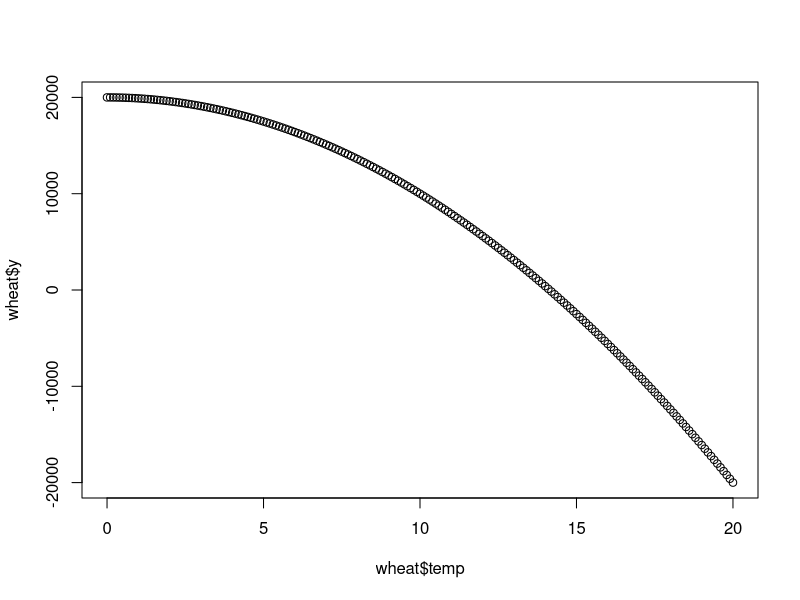
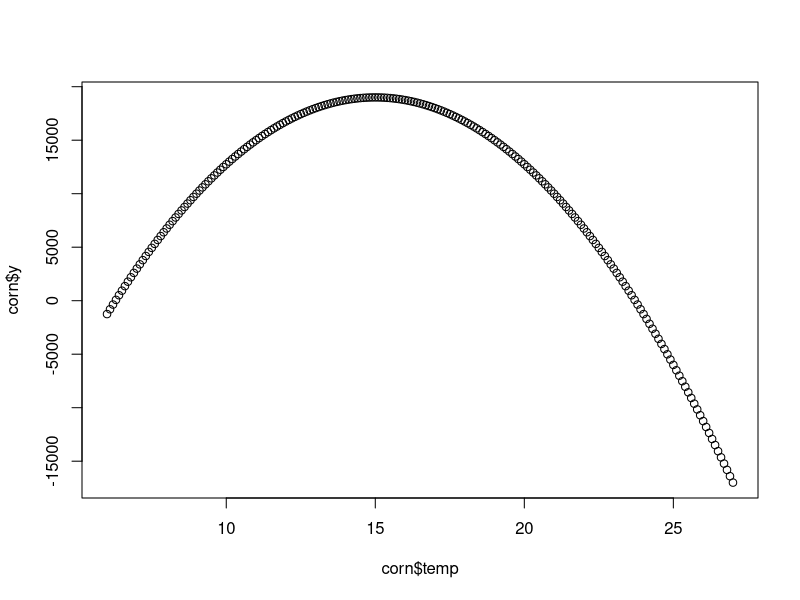
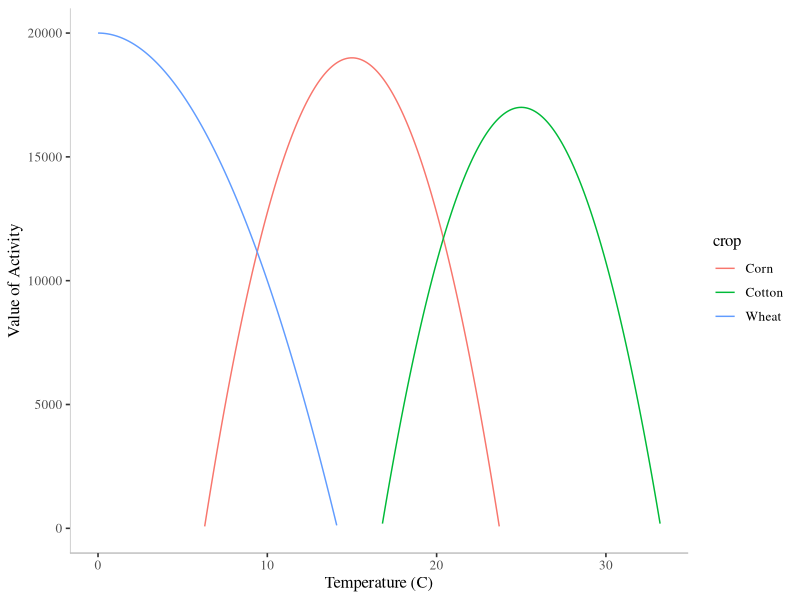

Here is the R script that generated these plots, in order: (Note: this script raises an error after producing the figures.)
library(ggplot2)
library(tidyverse)
library(ggthemes)

# download.file("https://spideroak.com/share/NJXWQ3TXN5XWI2LMNQ/crop-choice-data/run/media/john/1TB/SpiderOak/Projects/crop-choice-and-adaptation/data/full_ag_data.rds",
             # destfile = "/Users/john/full_ag_data.rds", method = "auto")
# dat <- readRDS("/Users/john/full_ag_data.rds")
# 
# plot(density(dat$tavg, weights = dat$wheat_mrev))
# plot(density(dat$tavg, weights = dat$corn_mrev))
# plot(density(dat$dday30, weights = dat$cotton_mrev))

# Mendelsohn Plot
x <- seq(0, 20, 0.1)
wheat <- data.frame(y = -100*(x)^2 + 20000, temp = seq(0, 20, 0.1), crop = "Wheat")
plot(wheat$temp, wheat$y)

x <- seq(6, 27, 0.1)
corn <- data.frame(y = -250*(x - 15)^2 + 19000, temp = seq(6, 27, 0.1), crop = "Corn")
plot(corn$temp, corn$y)

x <- seq(15, 35, 0.1)
cotton <- data.frame(y = -250*(x - 25)^2 + 17000, temp = seq(15, 35, 0.1), crop = "Cotton")

dat <- rbind(wheat, corn, cotton)
dat <- filter(dat, y > 0)

ggplot(dat, aes(temp, y, color = crop)) + geom_line() + ylim(0, 20000) +
  theme_tufte(base_size = 12) +
  ylab("Value of Activity") +
  xlab("Temperature (C)") +
  annotate("segment", x=-Inf, xend=Inf, y=-Inf, yend=-Inf, color = "grey") +
  annotate("segment", x=-Inf, xend=-Inf, y=-Inf, yend=Inf, color = "grey") 

# Estimate production fn's
wheat_fn <- function(x) return(-100*(x)^2 + 20000)
corn_fn <- function(x) return(-250*(x - 15)^2 + 19000)
cotton_fn <- function(x) return(-250*(x - 25)^2 + 17000)

# Derivate
wheat_dt <- function(x) return(-200*x)
corn_dt <- function(x) return(-500*(x - 15))
cotton_dt <- function(x) return(-500*(x - 25))

# Calculate Negative Adaptation
wheat_outdat <- data.frame()
# Wheat adaptation calculation
for (i in seq(0, 35, 0.10)){
  delta_t <- wheat_fn(i + 1) - wheat_fn(i) 
  dydt_1c <- wheat_fn(i + 1)
  dydt_2c <- wheat_fn(i + 2)
  dydt_3c <- wheat_fn(i + 3)
  dydt_4c <- wheat_fn(i + 4)
  dydt_5c <- wheat_fn(i + 5)
  approx1c <- wheat_fn(i) + wheat_dt(i)
  approx2c <- wheat_fn(i) + wheat_dt(i)*2
  approx3c <- wheat_fn(i) + wheat_dt(i)*3
  approx4c <- wheat_fn(i) + wheat_dt(i)*4
  approx5c <- wheat_fn(i) + wheat_dt(i)*5
  adaptation <- dydt - approx
  indat <- data.frame(crop = "wheat", 
                       temp = i,
                       y = wheat_fn(i),
                       delta_t = delta_t,
                       dydt = dydt,
                       dydt_1c = dydt_1c,
                       dydt_2c = dydt_2c,
                       dydt_3c = dydt_3c,
                       dydt_4c = dydt_4c,
                       dydt_5c = dydt_5c,
                       approx1c = approx1c,
                       approx2c = approx2c,
                       approx3c = approx3c,
                       approx4c = approx4c,
                       approx5c = approx5c,
                       adaptation = adaptation)
  wheat_outdat <- rbind(wheat_outdat, indat)
}
wheat_outdat


corn_outdat <- data.frame()
# Corn adaptation calculation
for (i in seq(0, 35, 0.10)){
  delta_t <- corn_fn(i + 1) - corn_fn(i) 
  dydt_1c <- corn_fn(i + 1)
  dydt_2c <- corn_fn(i + 2)
  dydt_3c <- corn_fn(i + 3)
  dydt_4c <- corn_fn(i + 4)
  dydt_5c <- corn_fn(i + 5)
  approx1c <- corn_fn(i) + corn_dt(i)
  approx2c <- corn_fn(i) + corn_dt(i)*2
  approx3c <- corn_fn(i) + corn_dt(i)*3
  approx4c <- corn_fn(i) + corn_dt(i)*4
  approx5c <- corn_fn(i) + corn_dt(i)*5
  adaptation <- dydt - approx
  indat <- data.frame(crop = "corn", 
                       temp = i,
                       y = corn_fn(i),
                       delta_t = delta_t,
                       dydt = dydt,
                       dydt_1c = dydt_1c,
                       dydt_2c = dydt_2c,
                       dydt_3c = dydt_3c,
                       dydt_4c = dydt_4c,
                       dydt_5c = dydt_5c,
                       approx1c = approx1c,
                       approx2c = approx2c,
                       approx3c = approx3c,
                       approx4c = approx4c,
                       approx5c = approx5c,
                       adaptation = adaptation)
  corn_outdat <- rbind(corn_outdat, indat)
}
corn_outdat

cotton_outdat <- data.frame()
# Cotton adaptation calculation
for (i in seq(0, 35, 0.10)){
  delta_t <- cotton_fn(i + 1) - cotton_fn(i) 
  dydt_1c <- cotton_fn(i + 1)
  dydt_2c <- cotton_fn(i + 2)
  dydt_3c <- cotton_fn(i + 3)
  dydt_4c <- cotton_fn(i + 4)
  dydt_5c <- cotton_fn(i + 5)
  approx1c <- cotton_fn(i) + cotton_dt(i)
  approx2c <- cotton_fn(i) + cotton_dt(i)*2
  approx3c <- cotton_fn(i) + cotton_dt(i)*3
  approx4c <- cotton_fn(i) + cotton_dt(i)*4
  approx5c <- cotton_fn(i) + cotton_dt(i)*5
  adaptation <- dydt - approx
  indat <- data.frame(crop = "cotton", 
                       temp = i,
                       y = cotton_fn(i),
                       delta_t = delta_t,
                       dydt = dydt,
                       dydt_1c = dydt_1c,
                       dydt_2c = dydt_2c,
                       dydt_3c = dydt_3c,
                       dydt_4c = dydt_4c,
                       dydt_5c = dydt_5c,
                       approx1c = approx1c,
                       approx2c = approx2c,
                       approx3c = approx3c,
                       approx4c = approx4c,
                       approx5c = approx5c,
                       adaptation = adaptation)
  cotton_outdat <- rbind(cotton_outdat, indat)
}
cotton_outdat

# Calculate Positive Adaptation
pwheat <- data.frame(temp = wheat_outdat$temp,
                    wheat_y = wheat_outdat$y,
                    wheat_dydt_1c = wheat_outdat$dydt_1c,
                    wheat_dydt_2c = wheat_outdat$dydt_2c,
                    wheat_dydt_3c = wheat_outdat$dydt_3c,
                    wheat_dydt_4c = wheat_outdat$dydt_4c,
                    wheat_dydt_5c = wheat_outdat$dydt_5c,
                    wheat_approx1c = wheat_outdat$approx1c,
                    wheat_approx2c = wheat_outdat$approx2c,
                    wheat_approx3c = wheat_outdat$approx3c,
                    wheat_approx4c = wheat_outdat$approx4c,
                    wheat_approx5c = wheat_outdat$approx5c)

pcorn <- data.frame(temp = corn_outdat$temp,
                     corn_y = corn_outdat$y,
                    corn_dydt_1c = corn_outdat$dydt_1c,
                    corn_dydt_2c = corn_outdat$dydt_2c,
                    corn_dydt_3c = corn_outdat$dydt_3c,
                    corn_dydt_4c = corn_outdat$dydt_4c,
                    corn_dydt_5c = corn_outdat$dydt_5c,
                    corn_approx1c = corn_outdat$approx1c,
                    corn_approx2c = corn_outdat$approx2c,
                    corn_approx3c = corn_outdat$approx3c,
                    corn_approx4c = corn_outdat$approx4c,
                    corn_approx5c = corn_outdat$approx5c)

pcotton <- data.frame(temp = cotton_outdat$temp,
                     cotton_y = cotton_outdat$y,
                    cotton_dydt_1c = cotton_outdat$dydt_1c,
                    cotton_dydt_2c = cotton_outdat$dydt_2c,
                    cotton_dydt_3c = cotton_outdat$dydt_3c,
                    cotton_dydt_4c = cotton_outdat$dydt_4c,
                    cotton_dydt_5c = cotton_outdat$dydt_5c,
                    cotton_approx1c = cotton_outdat$approx1c,
                    cotton_approx2c = cotton_outdat$approx2c,
                    cotton_approx3c = cotton_outdat$approx3c,
                    cotton_approx4c = cotton_outdat$approx4c,
                    cotton_approx5c = cotton_outdat$approx5c)

pdat <- data.frame(temp = seq(0, 35, 0.10))
pdat <- left_join(pdat, pwheat, by = "temp")
pdat <- left_join(pdat, pcorn, by = "temp")
pdat <- left_join(pdat, pcotton, by = "temp")

# With adaptation
pdat1 <- filter(pdat, temp < 8.4)
pdat2 <- filter(pdat, temp > 8.4 & temp < 19.2)
pdat3 <- filter(pdat, temp > 19.2)

base_adaptation <- (sum(pdat1$wheat_y) + sum(pdat2$corn_y) + sum(pdat3$cotton_y))
adaptation_1c <- (sum(pdat1$wheat_dydt_1c) + sum(pdat2$corn_dydt_1c) + sum(pdat3$cotton_dydt_1c))
adaptation_2c <- (sum(pdat1$wheat_dydt_2c) + sum(pdat2$corn_dydt_2c) + sum(pdat3$cotton_dydt_2c))
adaptation_3c <- (sum(pdat1$wheat_dydt_3c) + sum(pdat2$corn_dydt_3c) + sum(pdat3$cotton_dydt_3c))
adaptation_4c <- (sum(pdat1$wheat_dydt_4c) + sum(pdat2$corn_dydt_4c) + sum(pdat3$cotton_dydt_4c))
adaptation_5c <- (sum(pdat1$wheat_dydt_5c) + sum(pdat2$corn_dydt_5c) + sum(pdat3$cotton_dydt_5c))

approx_adaptation_1C <- (sum(pdat1$wheat_approx1c) + sum(pdat2$corn_approx1c) + sum(pdat3$cotton_approx1c))
approx_adaptation_2C <- (sum(pdat1$wheat_approx2c) + sum(pdat2$corn_approx2c) + sum(pdat3$cotton_approx2c))
approx_adaptation_3C <- (sum(pdat1$wheat_approx3c) + sum(pdat2$corn_approx3c) + sum(pdat3$cotton_approx3c))
approx_adaptation_4C <- (sum(pdat1$wheat_approx4c) + sum(pdat2$corn_approx4c) + sum(pdat3$cotton_approx4c))
approx_adaptation_5C <- (sum(pdat1$wheat_approx5c) + sum(pdat2$corn_approx5c) + sum(pdat3$cotton_approx5c))

# Without adaptation
pdat11 <- filter(pdat, wheat_y > 0)
pdat22 <- filter(pdat, corn_y > 0)
pdat33 <- filter(pdat, cotton_y > 0)

base_wo_adaptation <- sum(pdat11$wheat_y) + sum(pdat22$corn_y) + sum(pdat33$cotton_y)
wo_adaptation_1c <- (sum(pdat11[which(pdat11$wheat_dydt_1c > 0), "wheat_dydt_1c"]) + sum(pdat22[which(pdat22$corn_dydt_1c > 0), "corn_dydt_1c"]) + sum(pdat33[which(pdat33$cotton_dydt_1c > 0), "cotton_dydt_1c"]))
wo_adaptation_2c <- (sum(pdat11[which(pdat11$wheat_dydt_2c > 0), "wheat_dydt_2c"]) + sum(pdat22[which(pdat22$corn_dydt_2c > 0), "corn_dydt_2c"]) + sum(pdat33[which(pdat33$cotton_dydt_2c > 0), "cotton_dydt_2c"]))
wo_adaptation_3c <- (sum(pdat11[which(pdat11$wheat_dydt_3c > 0), "wheat_dydt_3c"]) + sum(pdat22[which(pdat22$corn_dydt_3c > 0), "corn_dydt_3c"]) + sum(pdat33[which(pdat33$cotton_dydt_3c > 0), "cotton_dydt_3c"]))
wo_adaptation_4c <- (sum(pdat11[which(pdat11$wheat_dydt_4c > 0), "wheat_dydt_4c"]) + sum(pdat22[which(pdat22$corn_dydt_4c > 0), "corn_dydt_4c"]) + sum(pdat33[which(pdat33$cotton_dydt_4c > 0), "cotton_dydt_4c"]))
wo_adaptation_5c <- (sum(pdat11[which(pdat11$wheat_dydt_5c > 0), "wheat_dydt_5c"]) + sum(pdat22[which(pdat22$corn_dydt_5c > 0), "corn_dydt_5c"]) + sum(pdat33[which(pdat33$cotton_dydt_5c > 0), "cotton_dydt_5c"]))

wo_approx_adaptation_1c <- (sum(pdat11[which(pdat11$wheat_approx1c > 0), "wheat_approx1c"]) + sum(pdat22[which(pdat22$corn_approx1c > 0), "corn_approx1c"]) + sum(pdat33[which(pdat33$cotton_approx1c > 0), "cotton_approx1c"]))
wo_approx_adaptation_2c <- (sum(pdat11[which(pdat11$wheat_approx2c > 0), "wheat_approx2c"]) + sum(pdat22[which(pdat22$corn_approx2c > 0), "corn_approx2c"]) + sum(pdat33[which(pdat33$cotton_approx2c > 0), "cotton_approx2c"]))
wo_approx_adaptation_3c <- (sum(pdat11[which(pdat11$wheat_approx3c > 0), "wheat_approx3c"]) + sum(pdat22[which(pdat22$corn_approx3c > 0), "corn_approx3c"]) + sum(pdat33[which(pdat33$cotton_approx3c > 0), "cotton_approx3c"]))
wo_approx_adaptation_4c <- (sum(pdat11[which(pdat11$wheat_approx4c > 0), "wheat_approx4c"]) + sum(pdat22[which(pdat22$corn_approx4c > 0), "corn_approx4c"]) + sum(pdat33[which(pdat33$cotton_approx4c > 0), "cotton_approx4c"]))
wo_approx_adaptation_5c <- (sum(pdat11[which(pdat11$wheat_approx5c > 0), "wheat_approx5c"]) + sum(pdat22[which(pdat22$corn_approx5c > 0), "corn_approx5c"]) + sum(pdat33[which(pdat33$cotton_approx5c > 0), "cotton_approx5c"]))


# base_wo_adaptation <- sum(pdat11$wheat_y) + sum(pdat22$corn_y) + sum(pdat33$cotton_y)
# wo_adaptation_1c <- (sum(pdat11$wheat_dydt_1c) + sum(pdat22$corn_dydt_1) + sum(pdat33$cotton_dydt_1c))
# wo_adaptation_2c <- (sum(pdat11$wheat_dydt_2c) + sum(pdat22$corn_dydt_2c) + sum(pdat33$cotton_dydt_2c))
# wo_adaptation_3c <- (sum(pdat11$wheat_dydt_3c) + sum(pdat22$corn_dydt_3c) + sum(pdat33$cotton_dydt_3c))
# wo_adaptation_4c <- (sum(pdat11$wheat_dydt_4c) + sum(pdat22$corn_dydt_4c) + sum(pdat33$cotton_dydt_4c))
# wo_adaptation_5c <- (sum(pdat11$wheat_dydt_5c) + sum(pdat22$corn_dydt_5c) + sum(pdat33$cotton_dydt_5c))
# 
# wo_approx_adaptation_1c <- (sum(pdat11$wheat_approx1c) + sum(pdat22$corn_approx1c) + sum(pdat33$cotton_approx1c))
# wo_approx_adaptation_2c <- (sum(pdat11$wheat_approx2c) + sum(pdat22$corn_approx2c) + sum(pdat33$cotton_approx2c))
# wo_approx_adaptation_3c <- (sum(pdat11$wheat_approx3c) + sum(pdat22$corn_approx3c) + sum(pdat33$cotton_approx3c))
# wo_approx_adaptation_4c <- (sum(pdat11$wheat_approx4c) + sum(pdat22$corn_approx4c) + sum(pdat33$cotton_approx4c))
# wo_approx_adaptation_5c <- (sum(pdat11$wheat_approx5c) + sum(pdat22$corn_approx5c) + sum(pdat33$cotton_approx5c))

# Build main plot
gdat <- data.frame(temp = 0:5,
                   adaptation = c(base_adaptation, adaptation_1c, adaptation_2c, adaptation_3c, adaptation_4c, adaptation_5c),
                   approx_adaptation = c(base_adaptation, approx_adaptation_1C, approx_adaptation_2C, approx_adaptation_3C, approx_adaptation_4C, approx_adaptation_5C),
                   wo_adaptation = c(base_wo_adaptation, wo_adaptation_1c, wo_adaptation_2c, wo_adaptation_3c, wo_adaptation_4c, wo_adaptation_5c),
                   wo_approx_adaptation = c(base_wo_adaptation, wo_approx_adaptation_1c, wo_approx_adaptation_2c, wo_approx_adaptation_3c, wo_approx_adaptation_4c, wo_approx_adaptation_5c))
gdat$adaptation_change <- (gdat$adaptation - first(gdat$adaptation))/first(gdat$adaptation)
gdat$approx_adaptation_change <- (gdat$approx_adaptation - first(gdat$approx_adaptation))/first(gdat$approx_adaptation)
gdat$wo_adaptation_change <- (gdat$wo_adaptation - first(gdat$wo_adaptation))/first(gdat$wo_adaptation)
gdat$wo_approx_adaptation_change <- (gdat$wo_approx_adaptation - first(gdat$wo_approx_adaptation))/first(gdat$wo_approx_adaptation)
gdat

gplot <- select(gdat, temp, adaptation_change, approx_adaptation_change, wo_adaptation_change, wo_approx_adaptation_change)
gplot <- gather(gplot, key = change, value = value, -temp)
ggplot(gplot, aes(temp, value*100, color = change)) + geom_line()
